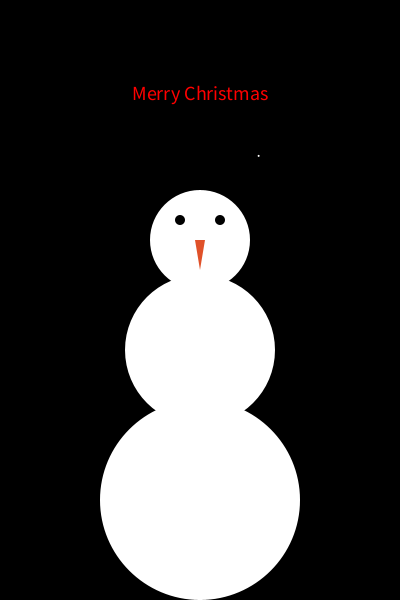
Frame 1 (no input)
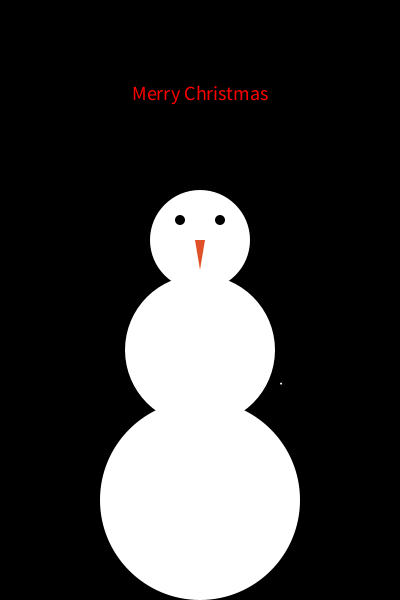
Frame 60 (the mouse pressed at the canvas centre just before this capture)
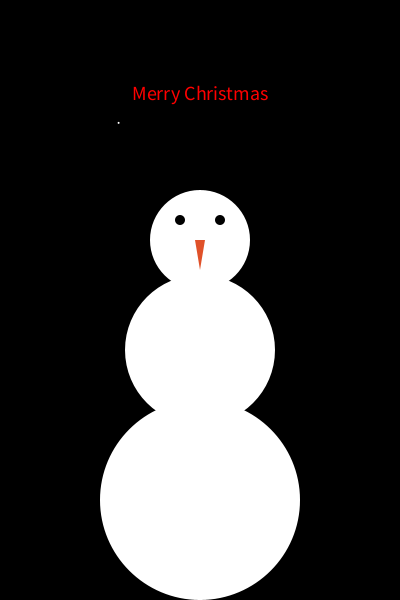
Frame 120 (the mouse held since frame 60 and released just before this capture)

The Processing sketch that drew these frames (run headless with seeded random() and noise(); from frame 60 on, the mouse is pressed at the canvas centre):

// Processing sketch: processing_48430
// ── processing_48430.pde

void setup ()
{
  size(400, 600);
  background(0, 0, 0);
  smooth();
  textAlign(CENTER);
  frameRate(1);
}
void draw()
{
  fill(0, 0, 0);
  rect(0, 0, width, height);
  textSize(25);
  fill(255, 0, 0);
  //text ("hohoho",random(300),random(500));
  //text("Merry Christmas!",random(400),random(600));
  fill(255, 255, 255);
  frameRate(15);
  stroke(0, 0);
  ellipse(random(width), random(height), 2, 2);
  ellipse(200, 500, 200, 200);
  ellipse(200, 350, 150, 150);
  ellipse(200, 240, 100, 100);
  //image(loadimage(""),0,0);
  fill(224, 81, 41);
  triangle(200, 270, 195, 240, 205, 240);
  
  //eyes
  fill(0);
  ellipse(180,220,10,10);
  ellipse(220,220,10,10);
  
  fill(255,0,0);
  textSize(20);
  textAlign(CENTER);
  text("Merry Christmas",200,100);
}
